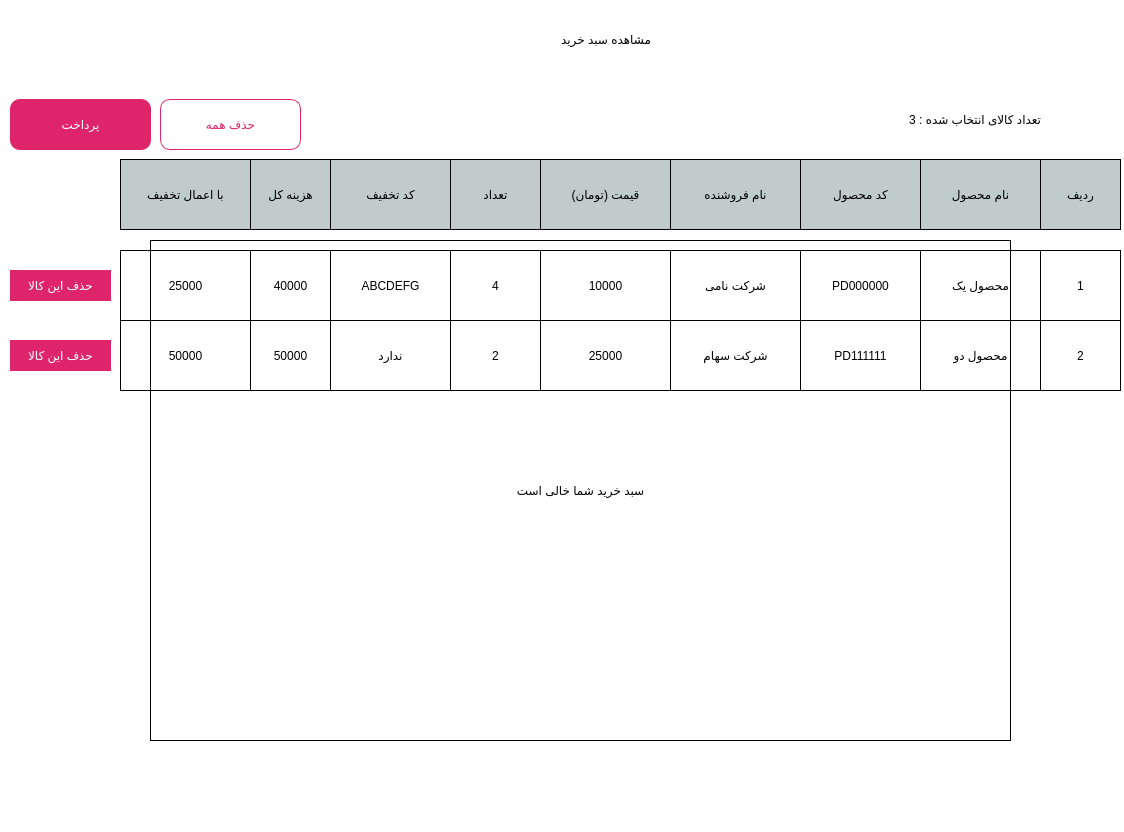
<?xml version="1.0" encoding="UTF-8"?>
<ui version="4.0">
 <class>mainWindow</class>
 <widget class="QDialog" name="mainWindow">
  <property name="geometry">
   <rect>
    <x>0</x>
    <y>0</y>
    <width>1124</width>
    <height>832</height>
   </rect>
  </property>
  <property name="windowTitle">
   <string>Dialog</string>
  </property>
  <property name="styleSheet">
   <string notr="true">#mainWindow{
background-color : #fff
}</string>
  </property>
  <widget class="QWidget" name="headerSection" native="true">
   <property name="geometry">
    <rect>
     <x>0</x>
     <y>-1</y>
     <width>1071</width>
     <height>161</height>
    </rect>
   </property>
   <property name="styleSheet">
    <string notr="true">#headerSection{
	border : 1px solid #fff

}</string>
   </property>
   <widget class="QLabel" name="label">
    <property name="geometry">
     <rect>
      <x>360</x>
      <y>20</y>
      <width>291</width>
      <height>41</height>
     </rect>
    </property>
    <property name="styleSheet">
     <string notr="true">font: 22pt &quot;B narm&quot;;</string>
    </property>
    <property name="text">
     <string>مشاهده سبد خرید</string>
    </property>
   </widget>
   <widget class="QLabel" name="count_lbl">
    <property name="geometry">
     <rect>
      <x>800</x>
      <y>110</y>
      <width>241</width>
      <height>20</height>
     </rect>
    </property>
    <property name="styleSheet">
     <string notr="true">font: 14pt &quot;B Nazanin&quot;;</string>
    </property>
    <property name="text">
     <string>تعداد کالای انتخاب شده : 3 </string>
    </property>
   </widget>
   <widget class="QPushButton" name="pay_btn">
    <property name="geometry">
     <rect>
      <x>10</x>
      <y>100</y>
      <width>141</width>
      <height>51</height>
     </rect>
    </property>
    <property name="cursor">
     <cursorShape>PointingHandCursor</cursorShape>
    </property>
    <property name="styleSheet">
     <string notr="true">#pay_btn{
border-radius : 10%;
background-color: #df2569;
color : #fff;
font: 13pt &quot;IRANSans&quot;;
}</string>
    </property>
    <property name="text">
     <string>پرداخت</string>
    </property>
   </widget>
   <widget class="QPushButton" name="clear_btn">
    <property name="geometry">
     <rect>
      <x>160</x>
      <y>100</y>
      <width>141</width>
      <height>51</height>
     </rect>
    </property>
    <property name="cursor">
     <cursorShape>PointingHandCursor</cursorShape>
    </property>
    <property name="styleSheet">
     <string notr="true">#clear_btn{
border-radius : 10%;
background-color: #fff;
color : #df2569;
font: 13pt &quot;IRANSans&quot;;
border : 1px solid #df2569;
}</string>
    </property>
    <property name="text">
     <string>حذف همه</string>
    </property>
   </widget>
  </widget>
  <widget class="QWidget" name="widget" native="true">
   <property name="geometry">
    <rect>
     <x>0</x>
     <y>159</y>
     <width>1121</width>
     <height>81</height>
    </rect>
   </property>
   <widget class="QPushButton" name="pushButton">
    <property name="geometry">
     <rect>
      <x>920</x>
      <y>0</y>
      <width>121</width>
      <height>71</height>
     </rect>
    </property>
    <property name="styleSheet">
     <string notr="true">border:1px solid #000;
background-color: rgb(191, 204, 203);</string>
    </property>
    <property name="text">
     <string>نام محصول</string>
    </property>
   </widget>
   <widget class="QPushButton" name="pushButton_2">
    <property name="geometry">
     <rect>
      <x>800</x>
      <y>0</y>
      <width>121</width>
      <height>71</height>
     </rect>
    </property>
    <property name="styleSheet">
     <string notr="true">border:1px solid #000;
background-color: rgb(191, 204, 203);</string>
    </property>
    <property name="text">
     <string>کد محصول</string>
    </property>
   </widget>
   <widget class="QPushButton" name="pushButton_3">
    <property name="geometry">
     <rect>
      <x>670</x>
      <y>0</y>
      <width>131</width>
      <height>71</height>
     </rect>
    </property>
    <property name="styleSheet">
     <string notr="true">border:1px solid #000;
background-color: rgb(191, 204, 203);</string>
    </property>
    <property name="text">
     <string>نام فروشنده</string>
    </property>
   </widget>
   <widget class="QPushButton" name="pushButton_4">
    <property name="geometry">
     <rect>
      <x>1040</x>
      <y>0</y>
      <width>81</width>
      <height>71</height>
     </rect>
    </property>
    <property name="styleSheet">
     <string notr="true">border:1px solid #000;
background-color: rgb(191, 204, 203);</string>
    </property>
    <property name="text">
     <string>ردیف</string>
    </property>
   </widget>
   <widget class="QPushButton" name="pushButton_5">
    <property name="geometry">
     <rect>
      <x>540</x>
      <y>0</y>
      <width>131</width>
      <height>71</height>
     </rect>
    </property>
    <property name="styleSheet">
     <string notr="true">border:1px solid #000;
background-color: rgb(191, 204, 203);</string>
    </property>
    <property name="text">
     <string>قیمت (تومان)</string>
    </property>
   </widget>
   <widget class="QPushButton" name="pushButton_6">
    <property name="geometry">
     <rect>
      <x>450</x>
      <y>0</y>
      <width>91</width>
      <height>71</height>
     </rect>
    </property>
    <property name="styleSheet">
     <string notr="true">border:1px solid #000;
background-color: rgb(191, 204, 203);</string>
    </property>
    <property name="text">
     <string>تعداد</string>
    </property>
   </widget>
   <widget class="QPushButton" name="pushButton_7">
    <property name="geometry">
     <rect>
      <x>330</x>
      <y>0</y>
      <width>121</width>
      <height>71</height>
     </rect>
    </property>
    <property name="styleSheet">
     <string notr="true">border:1px solid #000;
background-color: rgb(191, 204, 203);</string>
    </property>
    <property name="text">
     <string>کد تخفیف</string>
    </property>
   </widget>
   <widget class="QPushButton" name="pushButton_8">
    <property name="geometry">
     <rect>
      <x>250</x>
      <y>0</y>
      <width>81</width>
      <height>71</height>
     </rect>
    </property>
    <property name="styleSheet">
     <string notr="true">border:1px solid #000;
background-color: rgb(191, 204, 203);</string>
    </property>
    <property name="text">
     <string>هزینه کل</string>
    </property>
   </widget>
   <widget class="QPushButton" name="pushButton_9">
    <property name="geometry">
     <rect>
      <x>120</x>
      <y>0</y>
      <width>131</width>
      <height>71</height>
     </rect>
    </property>
    <property name="styleSheet">
     <string notr="true">border:1px solid #000;
background-color: rgb(191, 204, 203);</string>
    </property>
    <property name="text">
     <string>با اعمال تخفیف</string>
    </property>
   </widget>
   <widget class="QLabel" name="label_2">
    <property name="geometry">
     <rect>
      <x>30</x>
      <y>10</y>
      <width>55</width>
      <height>51</height>
     </rect>
    </property>
    <property name="text">
     <string/>
    </property>
    <property name="pixmap">
     <pixmap>../Tools/imgs/refresh_btn.jpg</pixmap>
    </property>
   </widget>
   <widget class="QPushButton" name="refresh_btn">
    <property name="geometry">
     <rect>
      <x>10</x>
      <y>10</y>
      <width>93</width>
      <height>51</height>
     </rect>
    </property>
    <property name="cursor">
     <cursorShape>PointingHandCursor</cursorShape>
    </property>
    <property name="styleSheet">
     <string notr="true">#refresh_btn{
border : none;
background-color:transparent;
}</string>
    </property>
    <property name="text">
     <string/>
    </property>
   </widget>
  </widget>
  <widget class="QPushButton" name="pushButton_10">
   <property name="geometry">
    <rect>
     <x>1040</x>
     <y>250</y>
     <width>81</width>
     <height>71</height>
    </rect>
   </property>
   <property name="styleSheet">
    <string notr="true">border:1px solid #000;
background-color  : transparent;
</string>
   </property>
   <property name="text">
    <string>1</string>
   </property>
  </widget>
  <widget class="QPushButton" name="pushButton_11">
   <property name="geometry">
    <rect>
     <x>920</x>
     <y>250</y>
     <width>121</width>
     <height>71</height>
    </rect>
   </property>
   <property name="styleSheet">
    <string notr="true">border:1px solid #000;
background-color  : transparent;</string>
   </property>
   <property name="text">
    <string>محصول یک</string>
   </property>
  </widget>
  <widget class="QPushButton" name="pushButton_12">
   <property name="geometry">
    <rect>
     <x>800</x>
     <y>250</y>
     <width>121</width>
     <height>71</height>
    </rect>
   </property>
   <property name="styleSheet">
    <string notr="true">border:1px solid #000;
background-color  : transparent;</string>
   </property>
   <property name="text">
    <string>PD000000</string>
   </property>
  </widget>
  <widget class="QPushButton" name="pushButton_13">
   <property name="geometry">
    <rect>
     <x>670</x>
     <y>250</y>
     <width>131</width>
     <height>71</height>
    </rect>
   </property>
   <property name="styleSheet">
    <string notr="true">border:1px solid #000;
background-color  : transparent;</string>
   </property>
   <property name="text">
    <string>شرکت نامی</string>
   </property>
  </widget>
  <widget class="QPushButton" name="pushButton_14">
   <property name="geometry">
    <rect>
     <x>540</x>
     <y>250</y>
     <width>131</width>
     <height>71</height>
    </rect>
   </property>
   <property name="styleSheet">
    <string notr="true">border:1px solid #000;
background-color  : transparent;</string>
   </property>
   <property name="text">
    <string>10000</string>
   </property>
  </widget>
  <widget class="QPushButton" name="pushButton_15">
   <property name="geometry">
    <rect>
     <x>450</x>
     <y>250</y>
     <width>91</width>
     <height>71</height>
    </rect>
   </property>
   <property name="styleSheet">
    <string notr="true">border:1px solid #000;
background-color  : transparent;</string>
   </property>
   <property name="text">
    <string>4</string>
   </property>
  </widget>
  <widget class="QPushButton" name="pushButton_16">
   <property name="geometry">
    <rect>
     <x>330</x>
     <y>250</y>
     <width>121</width>
     <height>71</height>
    </rect>
   </property>
   <property name="styleSheet">
    <string notr="true">border:1px solid #000;
background-color  : transparent;</string>
   </property>
   <property name="text">
    <string>ABCDEFG</string>
   </property>
  </widget>
  <widget class="QPushButton" name="pushButton_17">
   <property name="geometry">
    <rect>
     <x>250</x>
     <y>250</y>
     <width>81</width>
     <height>71</height>
    </rect>
   </property>
   <property name="styleSheet">
    <string notr="true">border:1px solid #000;
background-color  : transparent;</string>
   </property>
   <property name="text">
    <string>40000</string>
   </property>
  </widget>
  <widget class="QPushButton" name="pushButton_18">
   <property name="geometry">
    <rect>
     <x>120</x>
     <y>250</y>
     <width>131</width>
     <height>71</height>
    </rect>
   </property>
   <property name="styleSheet">
    <string notr="true">border:1px solid #000;
background-color  : transparent;</string>
   </property>
   <property name="text">
    <string>25000</string>
   </property>
  </widget>
  <widget class="QPushButton" name="pushButton_19">
   <property name="geometry">
    <rect>
     <x>1040</x>
     <y>320</y>
     <width>81</width>
     <height>71</height>
    </rect>
   </property>
   <property name="styleSheet">
    <string notr="true">border:1px solid #000;
background-color  : transparent;</string>
   </property>
   <property name="text">
    <string>2</string>
   </property>
  </widget>
  <widget class="QPushButton" name="pushButton_20">
   <property name="geometry">
    <rect>
     <x>920</x>
     <y>320</y>
     <width>121</width>
     <height>71</height>
    </rect>
   </property>
   <property name="styleSheet">
    <string notr="true">border:1px solid #000;
background-color  : transparent;</string>
   </property>
   <property name="text">
    <string>محصول دو</string>
   </property>
  </widget>
  <widget class="QPushButton" name="pushButton_21">
   <property name="geometry">
    <rect>
     <x>800</x>
     <y>320</y>
     <width>121</width>
     <height>71</height>
    </rect>
   </property>
   <property name="styleSheet">
    <string notr="true">border:1px solid #000;
background-color  : transparent;</string>
   </property>
   <property name="text">
    <string>PD111111</string>
   </property>
  </widget>
  <widget class="QPushButton" name="pushButton_22">
   <property name="geometry">
    <rect>
     <x>670</x>
     <y>320</y>
     <width>131</width>
     <height>71</height>
    </rect>
   </property>
   <property name="styleSheet">
    <string notr="true">border:1px solid #000;
background-color  : transparent;</string>
   </property>
   <property name="text">
    <string>شرکت سهام</string>
   </property>
  </widget>
  <widget class="QPushButton" name="pushButton_23">
   <property name="geometry">
    <rect>
     <x>540</x>
     <y>320</y>
     <width>131</width>
     <height>71</height>
    </rect>
   </property>
   <property name="styleSheet">
    <string notr="true">border:1px solid #000;
background-color  : transparent;</string>
   </property>
   <property name="text">
    <string>25000</string>
   </property>
  </widget>
  <widget class="QPushButton" name="pushButton_24">
   <property name="geometry">
    <rect>
     <x>450</x>
     <y>320</y>
     <width>91</width>
     <height>71</height>
    </rect>
   </property>
   <property name="styleSheet">
    <string notr="true">border:1px solid #000;
background-color  : transparent;</string>
   </property>
   <property name="text">
    <string>2</string>
   </property>
  </widget>
  <widget class="QPushButton" name="pushButton_25">
   <property name="geometry">
    <rect>
     <x>330</x>
     <y>320</y>
     <width>121</width>
     <height>71</height>
    </rect>
   </property>
   <property name="styleSheet">
    <string notr="true">border:1px solid #000;
background-color  : transparent;</string>
   </property>
   <property name="text">
    <string>ندارد</string>
   </property>
  </widget>
  <widget class="QPushButton" name="pushButton_26">
   <property name="geometry">
    <rect>
     <x>250</x>
     <y>320</y>
     <width>81</width>
     <height>71</height>
    </rect>
   </property>
   <property name="styleSheet">
    <string notr="true">border:1px solid #000;
background-color  : transparent;</string>
   </property>
   <property name="text">
    <string>50000</string>
   </property>
  </widget>
  <widget class="QPushButton" name="pushButton_27">
   <property name="geometry">
    <rect>
     <x>120</x>
     <y>320</y>
     <width>131</width>
     <height>71</height>
    </rect>
   </property>
   <property name="styleSheet">
    <string notr="true">border:1px solid #000;
background-color  : transparent;</string>
   </property>
   <property name="text">
    <string>50000</string>
   </property>
  </widget>
  <widget class="QPushButton" name="removeThis_btn">
   <property name="geometry">
    <rect>
     <x>10</x>
     <y>270</y>
     <width>101</width>
     <height>31</height>
    </rect>
   </property>
   <property name="cursor">
    <cursorShape>PointingHandCursor</cursorShape>
   </property>
   <property name="styleSheet">
    <string notr="true">#removeThis_btn{
background-color: #df2569;
color : #fff;
font: 8pt &quot;IRANSans&quot;;
border : none;
}</string>
   </property>
   <property name="text">
    <string>حذف این کالا</string>
   </property>
  </widget>
  <widget class="QPushButton" name="removeThis_btn_2">
   <property name="geometry">
    <rect>
     <x>10</x>
     <y>340</y>
     <width>101</width>
     <height>31</height>
    </rect>
   </property>
   <property name="cursor">
    <cursorShape>PointingHandCursor</cursorShape>
   </property>
   <property name="styleSheet">
    <string notr="true">#removeThis_btn_2{
background-color: #df2569;
color : #fff;
font: 8pt &quot;IRANSans&quot;;
border : none
}</string>
   </property>
   <property name="text">
    <string>حذف این کالا</string>
   </property>
  </widget>
  <widget class="QPushButton" name="pushButton_28">
   <property name="geometry">
    <rect>
     <x>150</x>
     <y>240</y>
     <width>861</width>
     <height>501</height>
    </rect>
   </property>
   <property name="styleSheet">
    <string notr="true">font: 24pt &quot;B Nazanin&quot;;
border : 1px solid #000;
background-color : transparent;
</string>
   </property>
   <property name="text">
    <string>سبد خرید شما خالی است</string>
   </property>
  </widget>
 </widget>
 <resources/>
 <connections/>
</ui>
